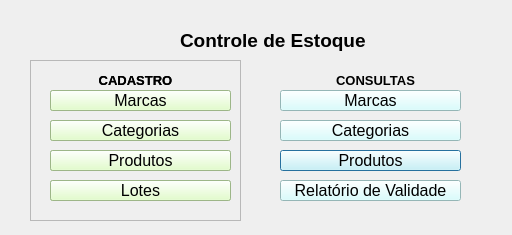
<?xml version="1.0" encoding="UTF-8"?>
<ui version="4.0">
 <class>Dialog</class>
 <widget class="QDialog" name="Dialog">
  <property name="geometry">
   <rect>
    <x>0</x>
    <y>0</y>
    <width>512</width>
    <height>235</height>
   </rect>
  </property>
  <property name="windowTitle">
   <string>Dialog</string>
  </property>
  <widget class="QLabel" name="label">
   <property name="geometry">
    <rect>
     <x>180</x>
     <y>20</y>
     <width>201</width>
     <height>41</height>
    </rect>
   </property>
   <property name="font">
    <font>
     <family>Arial</family>
     <pointsize>14</pointsize>
     <weight>75</weight>
     <bold>true</bold>
    </font>
   </property>
   <property name="text">
    <string>Controle de Estoque</string>
   </property>
   <property name="alignment">
    <set>Qt::AlignLeading|Qt::AlignLeft|Qt::AlignVCenter</set>
   </property>
  </widget>
  <widget class="QPushButton" name="pushButton_5">
   <property name="geometry">
    <rect>
     <x>280</x>
     <y>150</y>
     <width>181</width>
     <height>21</height>
    </rect>
   </property>
   <property name="font">
    <font>
     <family>Arial</family>
     <pointsize>12</pointsize>
    </font>
   </property>
   <property name="styleSheet">
    <string notr="true">background-color: rgb(208, 255, 255);</string>
   </property>
   <property name="text">
    <string>Produtos</string>
   </property>
  </widget>
  <widget class="QPushButton" name="pushButton_6">
   <property name="geometry">
    <rect>
     <x>280</x>
     <y>90</y>
     <width>181</width>
     <height>21</height>
    </rect>
   </property>
   <property name="font">
    <font>
     <family>Arial</family>
     <pointsize>12</pointsize>
    </font>
   </property>
   <property name="styleSheet">
    <string notr="true">background-color: rgb(208, 255, 255);</string>
   </property>
   <property name="text">
    <string>Marcas</string>
   </property>
  </widget>
  <widget class="QPushButton" name="pushButton_7">
   <property name="geometry">
    <rect>
     <x>280</x>
     <y>120</y>
     <width>181</width>
     <height>21</height>
    </rect>
   </property>
   <property name="font">
    <font>
     <family>Arial</family>
     <pointsize>12</pointsize>
    </font>
   </property>
   <property name="styleSheet">
    <string notr="true">background-color: rgb(208, 255, 255);</string>
   </property>
   <property name="text">
    <string>Categorias</string>
   </property>
  </widget>
  <widget class="QPushButton" name="pushButton_8">
   <property name="geometry">
    <rect>
     <x>280</x>
     <y>180</y>
     <width>181</width>
     <height>21</height>
    </rect>
   </property>
   <property name="font">
    <font>
     <family>Arial</family>
     <pointsize>12</pointsize>
    </font>
   </property>
   <property name="styleSheet">
    <string notr="true">background-color: rgb(208, 255, 255);</string>
   </property>
   <property name="text">
    <string>Relatório de Validade</string>
   </property>
  </widget>
  <widget class="QFrame" name="frame">
   <property name="geometry">
    <rect>
     <x>30</x>
     <y>60</y>
     <width>211</width>
     <height>161</height>
    </rect>
   </property>
   <property name="frameShape">
    <enum>QFrame::StyledPanel</enum>
   </property>
   <property name="frameShadow">
    <enum>QFrame::Raised</enum>
   </property>
   <widget class="QPushButton" name="pushButton_4">
    <property name="geometry">
     <rect>
      <x>20</x>
      <y>120</y>
      <width>181</width>
      <height>21</height>
     </rect>
    </property>
    <property name="font">
     <font>
      <family>Arial</family>
      <pointsize>12</pointsize>
     </font>
    </property>
    <property name="styleSheet">
     <string notr="true">background-color: rgb(220, 255, 190);</string>
    </property>
    <property name="text">
     <string>Lotes</string>
    </property>
   </widget>
   <widget class="QPushButton" name="pushButton_3">
    <property name="geometry">
     <rect>
      <x>20</x>
      <y>90</y>
      <width>181</width>
      <height>21</height>
     </rect>
    </property>
    <property name="font">
     <font>
      <family>Arial</family>
      <pointsize>12</pointsize>
     </font>
    </property>
    <property name="styleSheet">
     <string notr="true">background-color: rgb(220, 255, 190);</string>
    </property>
    <property name="text">
     <string>Produtos</string>
    </property>
   </widget>
   <widget class="QPushButton" name="pushButton_2">
    <property name="geometry">
     <rect>
      <x>20</x>
      <y>60</y>
      <width>181</width>
      <height>21</height>
     </rect>
    </property>
    <property name="font">
     <font>
      <family>Arial</family>
      <pointsize>12</pointsize>
     </font>
    </property>
    <property name="styleSheet">
     <string notr="true">background-color: rgb(220, 255, 190);</string>
    </property>
    <property name="text">
     <string>Categorias</string>
    </property>
   </widget>
   <widget class="QPushButton" name="pushButton">
    <property name="geometry">
     <rect>
      <x>20</x>
      <y>30</y>
      <width>181</width>
      <height>21</height>
     </rect>
    </property>
    <property name="font">
     <font>
      <family>Arial</family>
      <pointsize>12</pointsize>
     </font>
    </property>
    <property name="styleSheet">
     <string notr="true">background-color: rgb(220, 255, 190);</string>
    </property>
    <property name="text">
     <string>Marcas</string>
    </property>
   </widget>
   <widget class="QLabel" name="label_2">
    <property name="geometry">
     <rect>
      <x>0</x>
      <y>10</y>
      <width>211</width>
      <height>20</height>
     </rect>
    </property>
    <property name="font">
     <font>
      <family>Arial</family>
      <pointsize>10</pointsize>
      <weight>75</weight>
      <bold>true</bold>
     </font>
    </property>
    <property name="text">
     <string>CADASTRO</string>
    </property>
    <property name="alignment">
     <set>Qt::AlignCenter</set>
    </property>
   </widget>
   <widget class="QFrame" name="frame_2">
    <property name="geometry">
     <rect>
      <x>0</x>
      <y>0</y>
      <width>221</width>
      <height>161</height>
     </rect>
    </property>
    <property name="frameShape">
     <enum>QFrame::StyledPanel</enum>
    </property>
    <property name="frameShadow">
     <enum>QFrame::Raised</enum>
    </property>
    <widget class="QPushButton" name="pushButton_9">
     <property name="geometry">
      <rect>
       <x>20</x>
       <y>120</y>
       <width>181</width>
       <height>21</height>
      </rect>
     </property>
     <property name="font">
      <font>
       <family>Arial</family>
       <pointsize>12</pointsize>
      </font>
     </property>
     <property name="styleSheet">
      <string notr="true">background-color: rgb(220, 255, 190);</string>
     </property>
     <property name="text">
      <string>Lotes</string>
     </property>
    </widget>
    <widget class="QPushButton" name="pushButton_10">
     <property name="geometry">
      <rect>
       <x>20</x>
       <y>90</y>
       <width>181</width>
       <height>21</height>
      </rect>
     </property>
     <property name="font">
      <font>
       <family>Arial</family>
       <pointsize>12</pointsize>
      </font>
     </property>
     <property name="styleSheet">
      <string notr="true">background-color: rgb(220, 255, 190);</string>
     </property>
     <property name="text">
      <string>Produtos</string>
     </property>
    </widget>
    <widget class="QPushButton" name="pushButton_11">
     <property name="geometry">
      <rect>
       <x>20</x>
       <y>60</y>
       <width>181</width>
       <height>21</height>
      </rect>
     </property>
     <property name="font">
      <font>
       <family>Arial</family>
       <pointsize>12</pointsize>
      </font>
     </property>
     <property name="styleSheet">
      <string notr="true">background-color: rgb(220, 255, 190);</string>
     </property>
     <property name="text">
      <string>Categorias</string>
     </property>
    </widget>
    <widget class="QPushButton" name="pushButton_12">
     <property name="geometry">
      <rect>
       <x>20</x>
       <y>30</y>
       <width>181</width>
       <height>21</height>
      </rect>
     </property>
     <property name="font">
      <font>
       <family>Arial</family>
       <pointsize>12</pointsize>
      </font>
     </property>
     <property name="styleSheet">
      <string notr="true">background-color: rgb(220, 255, 190);</string>
     </property>
     <property name="text">
      <string>Marcas</string>
     </property>
    </widget>
    <widget class="QLabel" name="label_3">
     <property name="geometry">
      <rect>
       <x>0</x>
       <y>10</y>
       <width>211</width>
       <height>20</height>
      </rect>
     </property>
     <property name="font">
      <font>
       <family>Arial</family>
       <pointsize>10</pointsize>
       <weight>75</weight>
       <bold>true</bold>
      </font>
     </property>
     <property name="text">
      <string>CADASTRO</string>
     </property>
     <property name="alignment">
      <set>Qt::AlignCenter</set>
     </property>
    </widget>
   </widget>
  </widget>
  <widget class="QWidget" name="widget" native="true">
   <property name="geometry">
    <rect>
     <x>270</x>
     <y>60</y>
     <width>211</width>
     <height>161</height>
    </rect>
   </property>
   <widget class="QLabel" name="label_4">
    <property name="geometry">
     <rect>
      <x>0</x>
      <y>10</y>
      <width>211</width>
      <height>20</height>
     </rect>
    </property>
    <property name="font">
     <font>
      <family>Arial</family>
      <pointsize>10</pointsize>
      <weight>75</weight>
      <bold>true</bold>
     </font>
    </property>
    <property name="text">
     <string>CONSULTAS</string>
    </property>
    <property name="alignment">
     <set>Qt::AlignCenter</set>
    </property>
   </widget>
  </widget>
  <zorder>widget</zorder>
  <zorder>frame</zorder>
  <zorder>label</zorder>
  <zorder>pushButton_5</zorder>
  <zorder>pushButton_6</zorder>
  <zorder>pushButton_7</zorder>
  <zorder>pushButton_8</zorder>
 </widget>
 <resources/>
 <connections/>
</ui>
